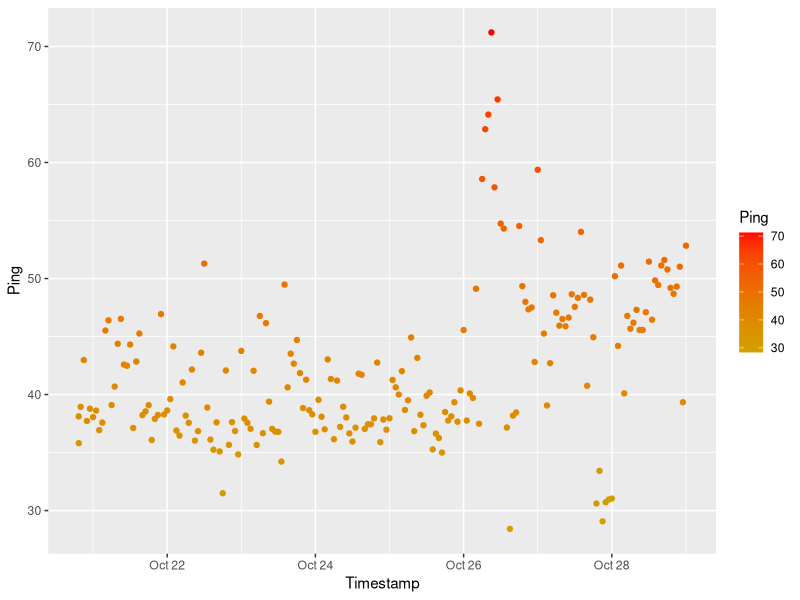
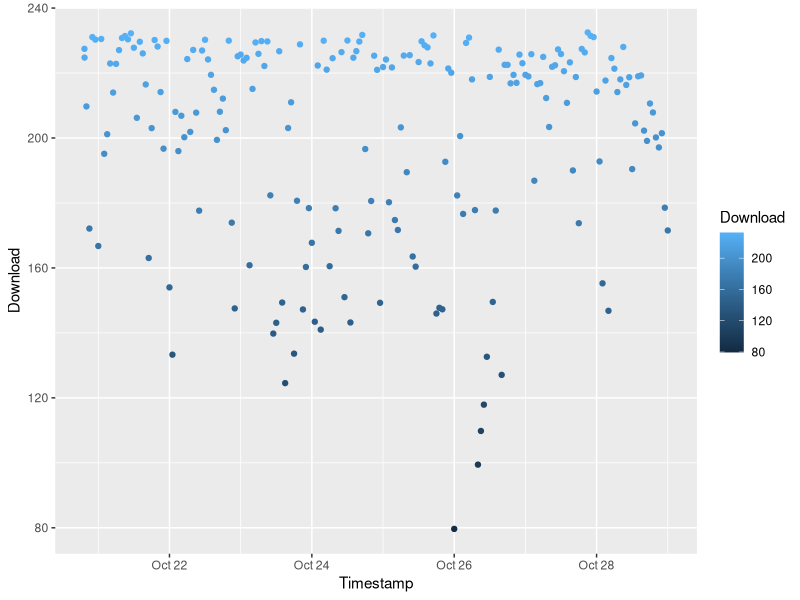
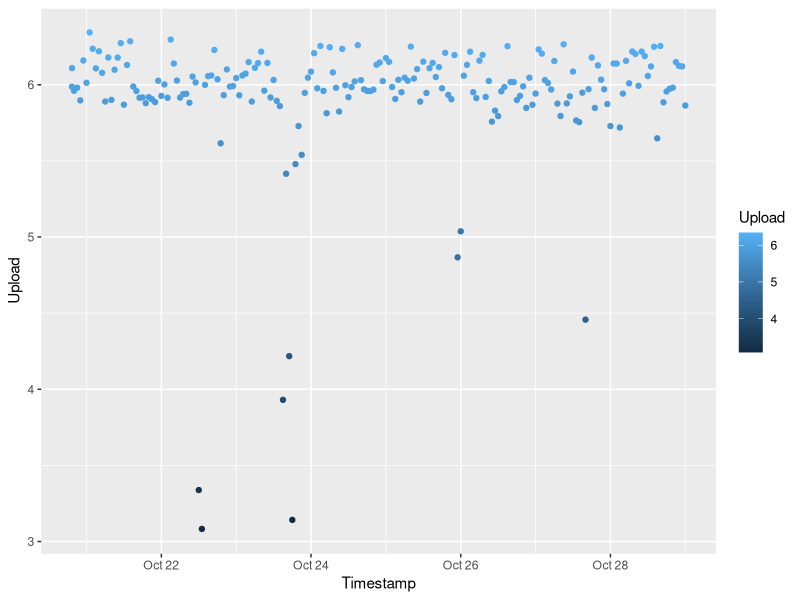
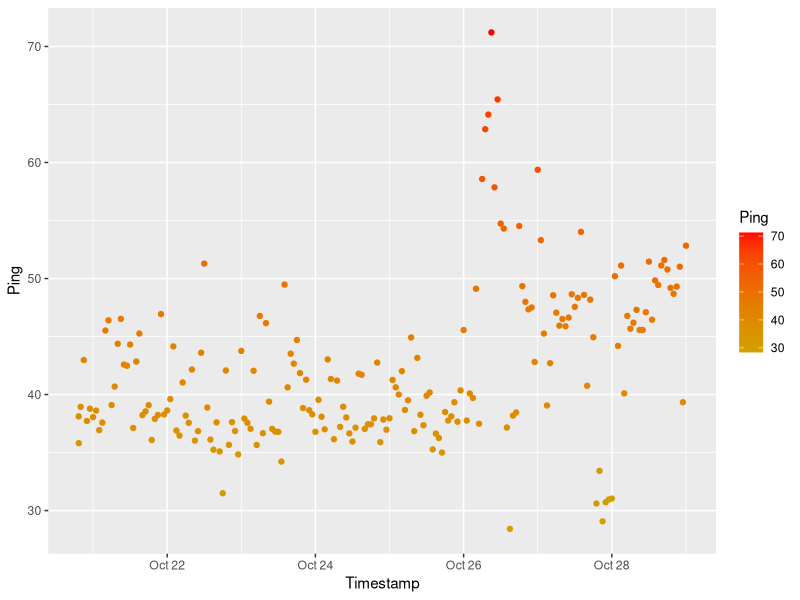
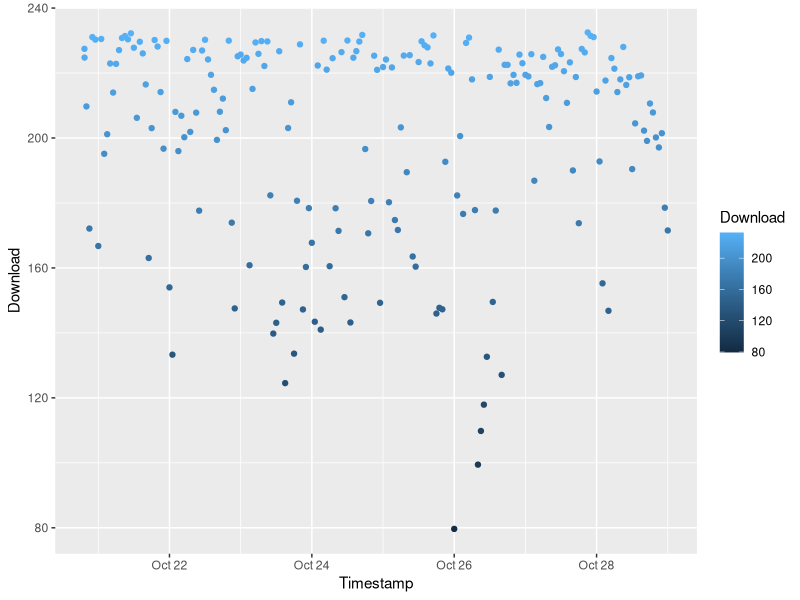
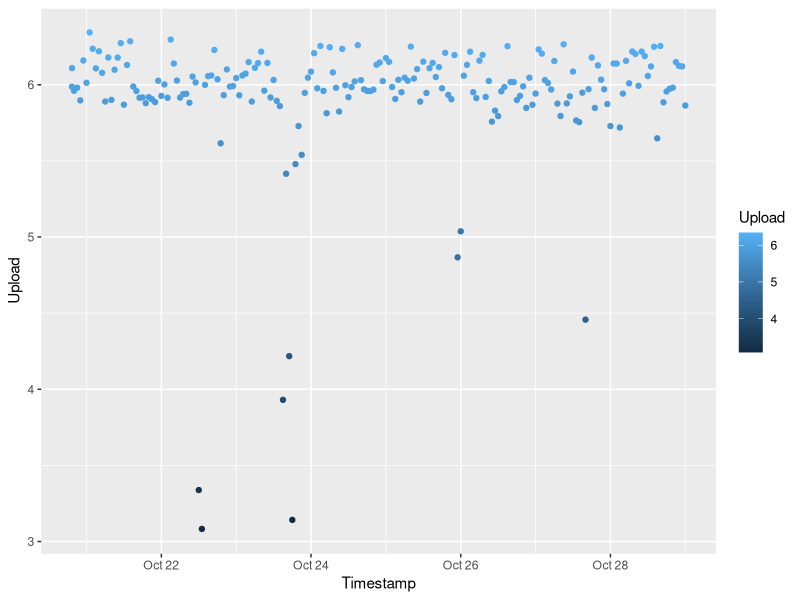

Write the R code that produced these figures, in order.
library(tidyverse)
speedtest <- read_csv("speedtest.csv")

speedtest = mutate(speedtest, Upload=Upload/1000000, Download=Download/1000000)

print("Mean ping:")
print(mean(speedtest$Ping))
p = ggplot(data = speedtest) +
    geom_point(aes(x=Timestamp, y=Ping, color=Ping)) +
    scale_color_gradient(low="#d0a200", high="red")
ggsave("ping.png")
print(p)

print("Mean upload")
print(mean(speedtest$Upload))
print("Mean download")
print(mean(speedtest$Download))
p = ggplot(data = speedtest) +
    # geom_point(aes(x=Timestamp, y=Ping, color=Ping)) +
    geom_point(aes(x=Timestamp, y=Download, color=Download))
    scale_color_gradient(low="#d0a200", high="red")
ggsave("download.png")
print(p)
p = ggplot(data = speedtest) +
    # geom_point(aes(x=Timestamp, y=Ping, color=Ping)) +
    geom_point(aes(x=Timestamp, y=Upload, color=Upload))
    scale_color_gradient(low="#d0a200", high="red")
ggsave("upload.png")
print(p)